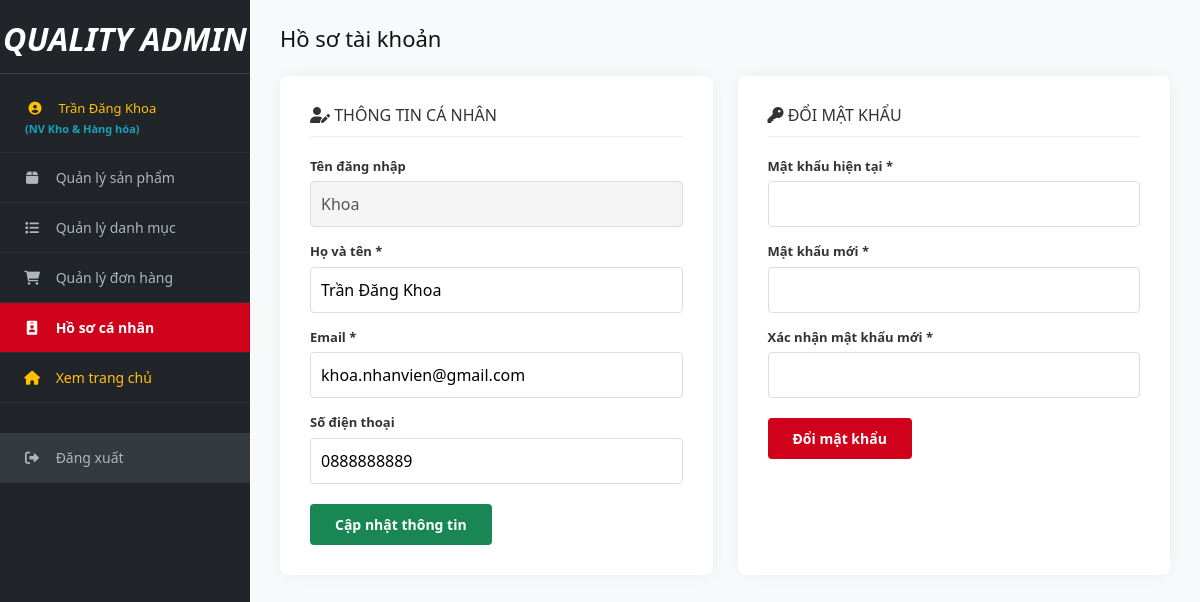
The page /Admin/ktnguoidung/index.php (signed in) on the database its author committed.
### tables this page shows
CREATE TABLE IF NOT EXISTS `tbl_nguoidung` (
  `IdNguoiDung` int(10) NOT NULL AUTO_INCREMENT,
  `HoTen` varchar(100) NOT NULL,
  `TenDangNhap` varchar(50) NOT NULL,
  `MatKhau` varchar(100) NOT NULL,
  `Email` varchar(100) NOT NULL,
  `DienThoai` varchar(20) NOT NULL,
  `QuyenHan` tinyint(1) NOT NULL DEFAULT '2',  
  `Khoa` tinyint(1) NOT NULL DEFAULT '0',      
  PRIMARY KEY (`IdNguoiDung`)
);

### model/nguoidung.php (called while the page is built, shortened)
<?php
class NGUOIDUNG {
    public function laynguoidungtheoid($id) {
        $db = DATABASE::connect();
        try {
            $sql = "SELECT * FROM tbl_nguoidung WHERE IdNguoiDung = :id LIMIT 1";
            $cmd = $db->prepare($sql);
            $cmd->bindValue(":id", (int)$id, PDO::PARAM_INT);
            $cmd->execute();
            return $cmd->fetch();
        } catch (PDOException $e) {
            return null;
        }
    }
}
?>

### Admin/ktnguoidung/profile.php (the view, shortened to what this page needs)
<?php
require_once __DIR__ . '/../inc/top.php';
?>
<div class="header-page">
    <h1>Hồ sơ tài khoản</h1>
</div>
<div style="display: grid; grid-template-columns: repeat(auto-fit, minmax(280px, 1fr)); gap: 25px; max-width: 900px;">
    <div style="background: #fff; padding: 30px; border-radius: 8px; box-shadow: 0 0 15px rgba(0,0,0,0.05);">
        <h3 style="margin-top: 0; margin-bottom: 20px; font-size: 16px; text-transform: uppercase; border-bottom: 1px solid #eee; padding-bottom: 10px;">
            <i class="fa fa-user-edit"></i> Thông tin cá nhân
        </h3>
        <form method="post" action="index.php?action=xlhoso">
            <div style="margin-bottom: 15px;">
                <label style="display: block; margin-bottom: 5px; font-weight: 600; font-size: 13px;">Tên đăng nhập</label>
                <input type="text" value="<?= htmlspecialchars($user['TenDangNhap'] ?? '') ?>" disabled style="width: 100%; padding: 10px; background: #f5f5f5; border: 1px solid #ddd; border-radius: 4px; box-sizing: border-box;">
            </div>
            <div style="margin-bottom: 15px;">
                <label style="display: block; margin-bottom: 5px; font-weight: 600; font-size: 13px;">Họ và tên *</label>
                <input type="text" name="hoten" required value="<?= htmlspecialchars($user['HoTen'] ?? '') ?>" style="width: 100%; padding: 10px; border: 1px solid #ddd; border-radius: 4px; box-sizing: border-box;">
            </div>
            <div style="margin-bottom: 15px;">
                <label style="display: block; margin-bottom: 5px; font-weight: 600; font-size: 13px;">Email *</label>
                <input type="email" name="email" required value="<?= htmlspecialchars($user['Email'] ?? '') ?>" style="width: 100%; padding: 10px; border: 1px solid #ddd; border-radius: 4px; box-sizing: border-box;">
            </div>
            <div style="margin-bottom: 20px;">
                <label style="display: block; margin-bottom: 5px; font-weight: 600; font-size: 13px;">Số điện thoại</label>
                <input type="text" name="dienthoai" value="<?= htmlspecialchars($user['DienThoai'] ?? '') ?>" style="width: 100%; padding: 10px; border: 1px solid #ddd; border-radius: 4px; box-sizing: border-box;">
            </div>
            <button type="submit" class="btn btn-add" style="padding: 10px 25px; border: none; cursor: pointer; font-size: 14px;">
                Cập nhật thông tin
            </button>
        </form>
    </div>
    <div style="background: #fff; padding: 30px; border-radius: 8px; box-shadow: 0 0 15px rgba(0,0,0,0.05);">
        <h3 style="margin-top: 0; margin-bottom: 20px; font-size: 16px; text-transform: uppercase; border-bottom: 1px solid #eee; padding-bottom: 10px;">
            <i class="fa fa-key"></i> Đổi mật khẩu
        </h3>
        <form method="post" action="index.php?action=xldoimatkhau" autocomplete="off">
            <div style="margin-bottom: 15px;">
                <label style="display: block; margin-bottom: 5px; font-weight: 600; font-size: 13px;">Mật khẩu hiện tại *</label>
                <input type="password" name="matkhaucu" required autocomplete="current-password" style="width: 100%; padding: 10px; border: 1px solid #ddd; border-radius: 4px; box-sizing: border-box;">
            </div>
            <div style="margin-bottom: 15px;">
                <label style="display: block; margin-bottom: 5px; font-weight: 600; font-size: 13px;">Mật khẩu mới *</label>
                <input type="password" name="matkhaumoi" required autocomplete="new-password" style="width: 100%; padding: 10px; border: 1px solid #ddd; border-radius: 4px; box-sizing: border-box;">
            </div>
            <div style="margin-bottom: 20px;">
                <label style="display: block; margin-bottom: 5px; font-weight: 600; font-size: 13px;">Xác nhận mật khẩu mới *</label>
                <input type="password" name="xacnhan" required autocomplete="new-password" style="width: 100%; padding: 10px; border: 1px solid #ddd; border-radius: 4px; box-sizing: border-box;">
            </div>
            <button type="submit" class="btn" style="padding: 10px 25px; background: #d0021b; color: #fff; border: none; cursor: pointer; font-size: 14px;">
                Đổi mật khẩu
            </button>
        </form>
    </div>
</div>
<?php require_once __DIR__ . '/../inc/bottom.php'; ?>

### Admin/assets/admin.css (style rules this page uses)
*, *::before, *::after { box-sizing: border-box; }
html { width: 100%; }
body { margin: 0; padding: 0; font-family: 'Segoe UI', Arial, sans-serif; background: #f8f9fa; color: #333; width: 100%; min-height: 100vh; display: flex; overflow-x: hidden; }
.header-page { display: flex; justify-content: space-between; align-items: center; margin-bottom: 25px; flex-wrap: wrap; gap: 15px; }
.header-page h1 { margin: 0; font-size: 22px; color: #111; }
.btn { padding: 8px 14px; border-radius: 4px; text-decoration: none; font-weight: 600; font-size: 13px; display: inline-flex; align-items: center; gap: 6px; border: none; cursor: pointer; transition: all 0.2s ease; white-space: nowrap; }
.btn-add { background: #198754; color: #fff; }

### rows shown on the page
tbl_nguoidung: TenDangNhap "Khoa", hoten "Trần Đăng Khoa", email "khoa.nhanvien@gmail.com", dienthoai "0888888889"

### other values the page prints
$_SESSION['user_name'] "Trần Đăng Khoa"
$displayRole "NV Kho & Hàng hóa"
